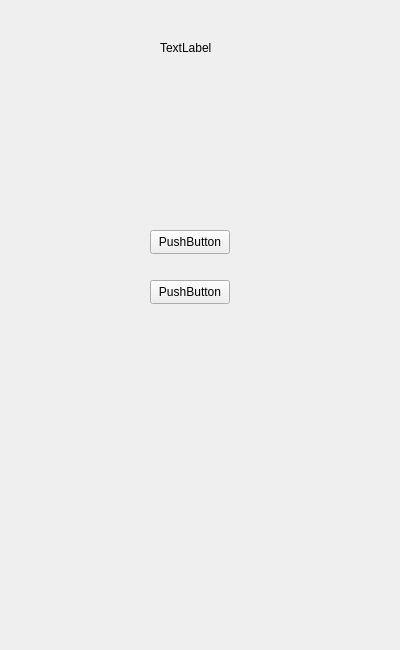
<?xml version="1.0" encoding="UTF-8"?>
<ui version="4.0">
 <class>MenuWidget</class>
 <widget class="QWidget" name="MenuWidget">
  <property name="geometry">
   <rect>
    <x>0</x>
    <y>0</y>
    <width>400</width>
    <height>650</height>
   </rect>
  </property>
  <property name="windowTitle">
   <string>Form</string>
  </property>
  <widget class="QPushButton" name="pushButton">
   <property name="geometry">
    <rect>
     <x>150</x>
     <y>230</y>
     <width>80</width>
     <height>24</height>
    </rect>
   </property>
   <property name="text">
    <string>PushButton</string>
   </property>
  </widget>
  <widget class="QPushButton" name="pushButton_2">
   <property name="geometry">
    <rect>
     <x>150</x>
     <y>280</y>
     <width>80</width>
     <height>24</height>
    </rect>
   </property>
   <property name="text">
    <string>PushButton</string>
   </property>
  </widget>
  <widget class="QLabel" name="label">
   <property name="geometry">
    <rect>
     <x>160</x>
     <y>40</y>
     <width>55</width>
     <height>16</height>
    </rect>
   </property>
   <property name="text">
    <string>TextLabel</string>
   </property>
  </widget>
 </widget>
 <resources/>
 <connections/>
</ui>
